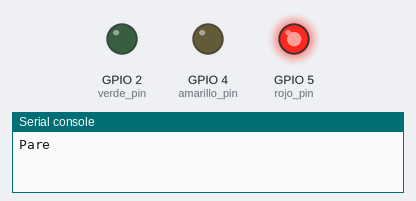
Simulated run of this program. Board: ESP32 board running MicroPython. Parts: output pins drawn as LEDs (lit = HIGH), the last lines printed to the serial console. Wiring (from the project's diagram.json): green LED on GPIO 2, yellow LED on GPIO 4, red LED on GPIO 5.

Above: at 1.0 s.
At 3.0 s:
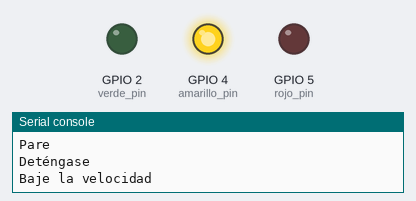
At 5.0 s:
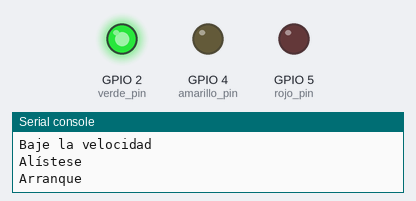
Timing chart, 0 to 7.8 s (numbered marks = the images above):
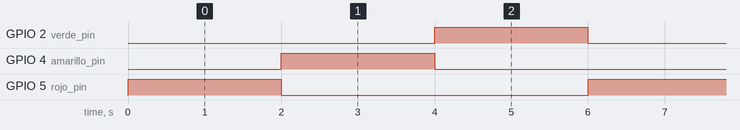

The program:

main.py
```python
from machine import Pin
from time import sleep

# Configuración de los pines
verde_pin = Pin(2, Pin.OUT)
amarillo_pin = Pin(4, Pin.OUT)
rojo_pin = Pin(5, Pin.OUT)

# Función para encender el semáforo
while True:
    # Luz roja
    rojo_pin.value(1)
    print('Pare')
    sleep(2)
    rojo_pin.value(0)
    print('Deténgase')

    # Luz amarilla
    amarillo_pin.value(1)
    print('Baje la velocidad')
    sleep(2)
    amarillo_pin.value(0)
    print('Alístese')

    # Luz verde
    verde_pin.value(1)
    print('Arranque')
    sleep(2)
    verde_pin.value(0)
    print('Acelere')
```

Measured:
- by itself, GPIO 2 (verde_pin), GPIO 4 (amarillo_pin), GPIO 5 (rojo_pin): alternates HIGH for 2.0 s and LOW for 4.0 s
- by itself, everything shown: repeats every 6.0 s, in 3 steps
